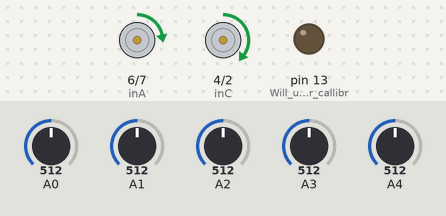
The sketch below on a simulated Arduino Uno, built with avr-gcc and run on an emulated ATmega328P. On the bench: motor-driver pin pairs drawn as motors (green arrow = first pin HIGH = forward, orange = second pin HIGH = backward, longer = more drive, scaled by the enable pin), output pins drawn as LEDs (lit = HIGH). The inputs (shaded band) are chosen by the test bench; at power-on: A1 = 512, A3 = 512, A2 = 512, A0 = 512, A4 = 512.

Above: at 11.2 s.
11.3 s: A1 set to 525
At 11.6 s:
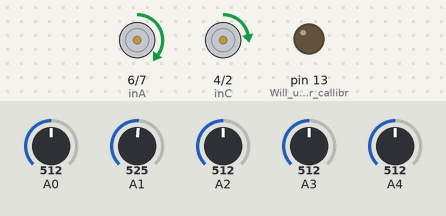
12.8 s: A3 set to 528
At 13.9 s:
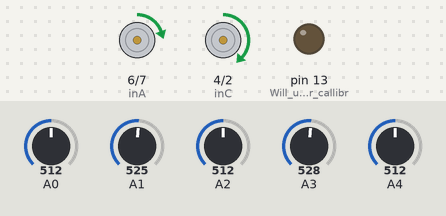
14.3 s: A2 set to 716
At 15.1 s:
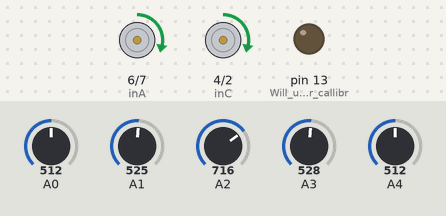
15.8 s: A0 set to 519
At 16.3 s:
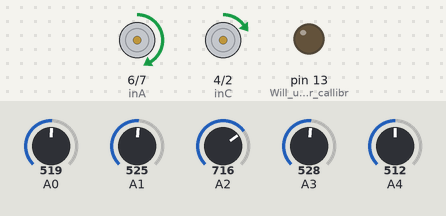
17.3 s: A0 set to 306
At 18.5 s:
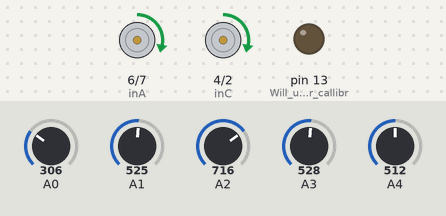
18.8 s: A4 set to 716
At 19.7 s:
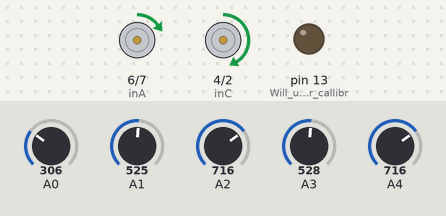
Timing chart, 0 to 21.3 s (numbered marks = the images above; inputs shaded):
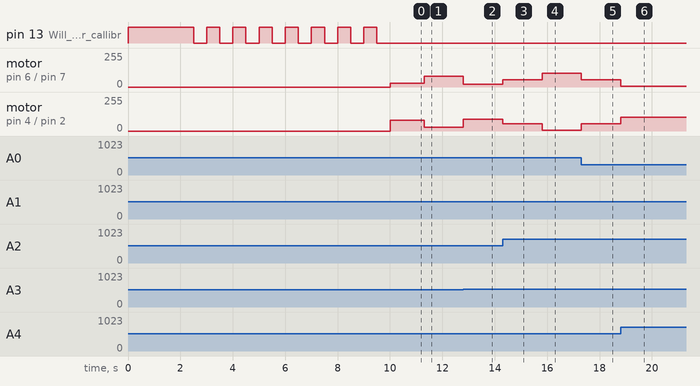

The sketch:

Line_Follower_MK2.ino
```cpp
/*
                            Project: Line Follower
                            Code Version: 2.0 with PID
                            Platform: Arduino Uno
                            Team: Azmyin Md. Kamal and Raihan Aziz
                            Robot Version: MK-2

///// HARDWARE \\\\\\\
1) 2WD Motor Chassis with caset wheel (Kindly provided my friend Raihan Aziz)
2) L298 Motor Driver Shield (Green)
3) Lipo 3300mAh 25C 3S Battery (I know kinda overkill but it helped me to test the robot many times without worrying about power)
4) Standard 6-12V 200-300RPM motors
5) 5 IR sensor modules (black board with white transmitter bulb)
6) Wires and vero board as necessary
7) Screws and Acryiclic plate as mounting base

////Connection Diagram\\\\\\

////Motor Sheild --> ARDUINO\\\\\

EN1 --> 10 (Left Motor)
EN2 --> 5 (Right Motor)
INA --> 9
INB --> 8
INC --> 7
IND --> 6

////IR SENSOR --> ARDUINO\\\\\\\\
IR 1 --> A0 (Left Sensor)
IR 2 --> A1 (Left Middle Sensor)
IR 3 --> A2 (Middle Sensor)
IR 4 --> A3 (Right Middle Sensor)
IR 5 --> A4 (Right Sensor)

//// MOTOR DIRECTION SCHEME \\\\\\\\\

Left Motor --> INA and INB
Right Motor --> INC and IND

// LIBRARY INCLUSION
//#include <TimerOne.h>

// Timer1 function APIs
Timer1.restart();
Timer1.start();
Timer1.stop();

Timer1.initialize(1000000);
Timer1.attachInterrupt(tmrISR);

void tmrISR()
{
  // Your code to perform here during Timer1 interrupt
}


NOTES
1) In a sunny condition and less than average condition the lowest value
from IR sensor was obtained to be 60 and highest value was 960

Thus we calculate the threshold as such threshold=min_value+(max_value-min_value)/2
For our case the value is 510 i.e value lower than 510 will be taken as zero and value
over 510 will be taken as

2) Polulo sensor documentation https://www.pololu.com/docs/0J19/all

3) For Line follower usually a parallel PD controller is used.
To tune Kp at first start with something small and then incresing till
we find the correct speed. Start with Kp=0.2
*/

#define Kp 0.1
#define Kd 0.0
#define rightMaxSpeed 150
#define leftMaxSpeed 150
#define rightBaseSpeed 55 // Nomial speed when the robot is perfectly straight on the line
#define leftBaseSpeed  55 // Nomial speed when the robot is perfectly straight on the line
#define sampleRate 10


/////////////////////Pin Definitions//////////////////////

// Right Motor
const int right_pwm=3;
const int inC=4;
const int inD=2;

// Left Motor
const int left_pwm = 5; // Right Motor Enable, this needs to be a PWM pin
const int inA = 6; // Direction controlling variable for right motor
const int inB = 7;

const int LS = A0;
const int LMS = A1;
const int MS = A2;
const int RMS = A3;
const int RS = A4;

/////////////////////////////////////////////

/// Function Prototypes \\\\

void IR_read(); // Funciton to read the IR sensor
void thres_check(); // Function to convert the analog readings into discrete value
void callibrate(); // Callibrate to find threshold value from sensor 0, sensor 2
void find_line(); // This function will find an approximate position of the line
// using the weighted average formula from pololu website
void PD_compute(); // Computes the PD response for the current error
// Will also apply special conditions if three sensor reading is encountered
void update_motor(); // Updates the speed of the motor


// Working Variables
int sen[5]; // Variable to store the analog value from each sensor
// in the order from Left Sensor to Right sensor
int x[5]; // This will store either 0 or 1000 for each sensor

int sum=0; // To store the numenator value of the weighted average math operation
// in the find_line() function
int threshold=0;
int line_position=0; // Stores the newest line position
int new_line=0;
int old_line=0;

// PD variables
int error = 0; // Stores current error
int lastError=0; // Stores last error
int ideal_val = 2000; // This is the position value that will be generated when the
// robot's middle sensor is perfectly aligned with the line
int motorSpeed = 0; // motorSpeed = Kp*error + Kd * (error-lastError)

// Motor Variables

int rightMotorSpeed=0;
int leftMotorSpeed=0;


void setup()
{
// Set all the motor control pins to outputs
pinMode(right_pwm, OUTPUT);
pinMode(left_pwm, OUTPUT);
pinMode(inA, OUTPUT);
pinMode(inB, OUTPUT);
pinMode(inC, OUTPUT);
pinMode(inD, OUTPUT);
pinMode(13, OUTPUT); // Will use this for callibration phase

//Serial.begin(9600);

digitalWrite(13, HIGH);
delay(2000); // Position the sensor
callibrate();
digitalWrite (13,LOW);


for (int i2=0; i2<=7; i2++) // A total halt of 10s
  {
    digitalWrite(13, HIGH);
    delay(500);
    digitalWrite (13,LOW);
    delay(500);

  }

}


void loop()
{
for (int i1=0; i1<=(sampleRate-1); i1++)
  {
    IR_read();
    thres_check();
  }


find_line();
PD_compute();
update_motor();

sum=0; // Resetting sum
line_position=0; // Resetting line position for next run

} // End of main loop()
```

functions.ino
```cpp
void IR_read() // Funciton to read the IR sensor
{

for (int i=0; i<=4; i++)
   {
       sen[i]=analogRead(A0+i);
   }
}

void thres_check()
{
  if (sen[0]<=threshold)
    {
      x[0]=0;
    }
  else
    {
      x[0]=1;
    }
   //Serial.println(x[0]);

   if (sen[1]<=threshold)
    {
      x[1]=0;
    }
  else
    {
      x[1]=1;
    }
   //Serial.println(x[1]);

   if (sen[2]<=threshold)
    {
      x[2]=0;
    }
  else
    {
      x[2]=1;
    }
   //Serial.println(x[2]);

   if (sen[3]<=threshold)
    {
      x[3]=0;
    }
  else
    {
      x[3]=1;
    }
   //Serial.println(x[3]);

   if (sen[4]<=threshold)
    {
      x[4]=0;
    }
  else
    {
      x[4]=1;
    }
   //Serial.println(x[4]);

}
void find_line()
{
  if (x[0]==1&&x[1]==1&&x[2]==1&&x[3]==1&&x[4]==1) // All white line
 {
  new_line=old_line; // Reloading the last value
 }
 else
 {
  int den = 0;
  den=x[0]+x[1]+x[2]+x[3]+x[4];
  sum=0*x[0]+1000*x[1]+2000*x[2]+3000*x[3]+4000*x[4];
  if (x[0]==0 && x[1]==0 && x[2]==0 && x[3]==0 && x[4]==0) // All Black Condition
    {
      sum=2000;
      den=1;
    }


  line_position=sum/den;
  if (line_position>2500) line_position=2500;
  if (line_position<1500) line_position=1500;

  if (x[0]==0&&x[1]==0)
    {
      line_position=2250;
    }
    else if (x[1]==0&&x[2]==0)
      {
        line_position=2150;
      }
      else if(x[3]==0&&x[4]==0)
        {
          line_position=1750;
        }
        else if(x[2]==0&&x[3]==0)
          {
            line_position=1850;
          }
          else if (x[0]==0&&x[1]==0&&x[2]==0)
          {
            line_position=2500;
          }
          else if(x[2]==0&&x[3]==0&&x[4]==0)
            {
              line_position=1500;
            }
            else if(x[0]==0&&x[2]==0&&x[1]==1)
            {
              line_position=2333;
            }
             else if(x[4]==0&&x[2]==0&&x[3]==1)
              {
                line_position=1750;
              }
              else if(x[0]==0&&x[1]==0&&x[2]==0&&x[3]==0)
                {
                  line_position=2500;
                }
                else if(x[4]==0&&x[3]==0&&x[2]==0&&x[1]==0)
                {
                  line_position=1500;
                }


    new_line=line_position;
    old_line=new_line; // Updating the old line value for the next run

 }


}


void PD_compute()
{

error = new_line - 2000; // 2000 is the value we obtain when our robot is perfectly aligned with the track
motorSpeed = Kp * error + Kd * (error - lastError);
lastError = error;
rightMotorSpeed = rightBaseSpeed + motorSpeed;
leftMotorSpeed = leftBaseSpeed - motorSpeed;

if (rightMotorSpeed >= rightMaxSpeed ) rightMotorSpeed = rightMaxSpeed;
if (leftMotorSpeed >= leftMaxSpeed ) leftMotorSpeed = leftMaxSpeed;

if (rightMotorSpeed <= 0) rightMotorSpeed = 0;
if (leftMotorSpeed <= 0) leftMotorSpeed = 0;

//Serial.print("Right Motor Speed: "); Serial.println(rightMotorSpeed);
//Serial.print("Left Motor Speed: "); Serial.println(leftMotorSpeed);


}
void update_motor()
{

digitalWrite(inA, HIGH);
digitalWrite(inB, LOW);
analogWrite(left_pwm, leftMotorSpeed);

digitalWrite(inC, HIGH);
digitalWrite(inD, LOW);
analogWrite(right_pwm, rightMotorSpeed);

}
```

special.ino
```cpp
void callibrate()
{
int a=0; // Sensor 2
int b=0; // Sensor 0
for (int i=0; i<=4; i++)
  {
   IR_read();
   a=a+sen[2];
   b=b+sen[0];
  }
a=a/5;
b=b/5;
threshold=a+((b-a)/2);
//Serial.print("Threshold Value is: "); Serial.println(threshold);
}
```

Measured:
- the behaviour switches between 512 and 513 on A1 (found by bisection; images 0 and 1)
- the behaviour switches between 512 and 513 on A3 (found by bisection; images 1 and 2)
- the behaviour switches between 512 and 513 on A0 (found by bisection; images 3 and 4)
- after the input at 11.3 s, motor on pin 6 (inA) / pin 7 (inB): forward 30/255 → forward 80/255 at once; motor on pin 4 (inC) / pin 2 (inD): forward 80/255 → forward 30/255 at once
- after the input at 12.8 s, motor on pin 6 (inA) / pin 7 (inB): forward 80/255 → forward 22/255 at once; motor on pin 4 (inC) / pin 2 (inD): forward 30/255 → forward 88/255 at once
- after the input at 14.3 s, motor on pin 6 (inA) / pin 7 (inB): forward 22/255 → forward 55/255 at once; motor on pin 4 (inC) / pin 2 (inD): forward 88/255 → forward 55/255 at once
- after the input at 15.8 s, motor on pin 6 (inA) / pin 7 (inB): forward 55/255 → forward 105/255 at once; motor on pin 4 (inC) / pin 2 (inD): forward 55/255 → forward 5/255 at once
- after the input at 17.3 s, motor on pin 6 (inA) / pin 7 (inB): forward 105/255 → forward 55/255 at once; motor on pin 4 (inC) / pin 2 (inD): forward 5/255 → forward 55/255 at once
- after the input at 18.8 s, motor on pin 6 (inA) / pin 7 (inB): forward 55/255 → forward 5/255 at once; motor on pin 4 (inC) / pin 2 (inD): forward 55/255 → forward 105/255 at once
